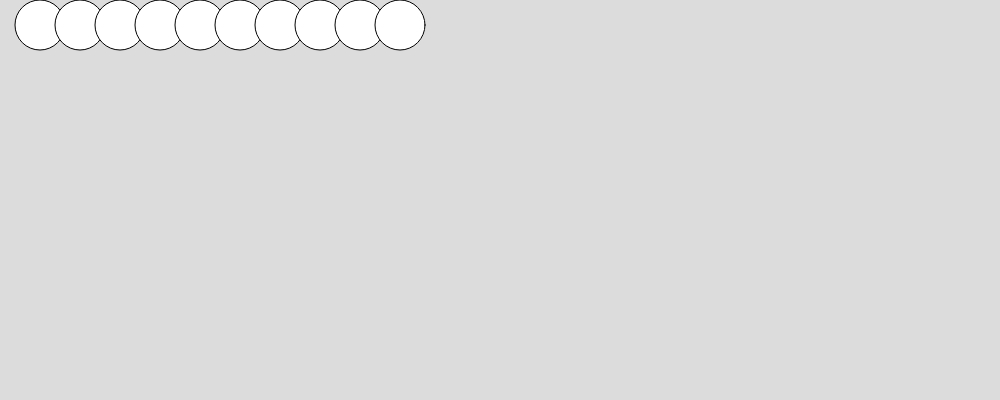
Frame 1 (no input)
Frame 60 (no input): identical to frame 1, image omitted
Frame 120 (the mouse pressed at the canvas centre since frame 60): identical to frame 1, image omitted

The p5.js sketch that drew this single still picture (run headless with seeded random() and noise() and a simulated clock; from frame 60 on, the mouse is pressed at the canvas centre):

// p5.js sketch
// ── sketch.js
function setup() {
  // put setup code here
  createCanvas(1000, 400);

}

function draw() {
  // put drawing code here
  background(220);
  for (let i = 1; i<=10; i+= 1){
    circle(i*40,25,50)
  }








}
